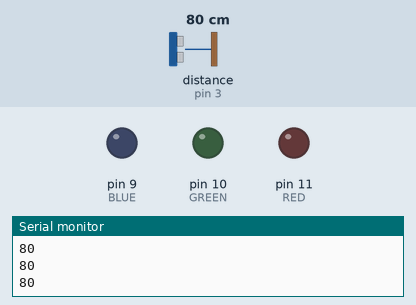
Simulated run of this sketch. Board: Arduino Uno, built with avr-gcc and run on an emulated ATmega328P. Parts: output pins drawn as LEDs (lit = HIGH), the last lines printed to the serial monitor. Wiring (inferred from the names in the program): ultrasonic range finder: trigger pin 2; echo pin 3. Inputs (shaded band) come from the test bench; at power-on: distance to the obstacle (sensor on pin 3) 80 cm. The echo pulse lasts 58.3 µs per cm; pins used as bus, display or sensor lines are not drawn.

Above: at 1.2 s.
1.3 s: distance to the obstacle (sensor on pin 3) set to 32 cm
2.8 s: distance to the obstacle (sensor on pin 3) set to 26 cm
At 4.0 s:
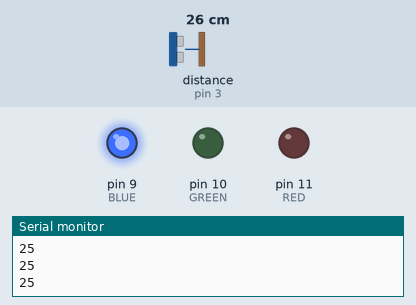
4.3 s: distance to the obstacle (sensor on pin 3) set to 2 cm
At 5.3 s:
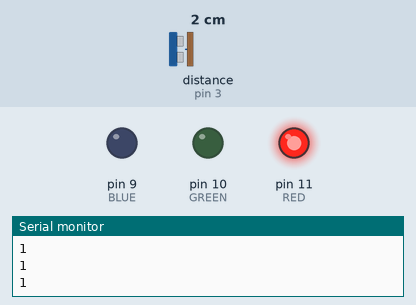
5.8 s: distance to the obstacle (sensor on pin 3) set to 9 cm
7.3 s: distance to the obstacle (sensor on pin 3) set to 12 cm
At 8.5 s:
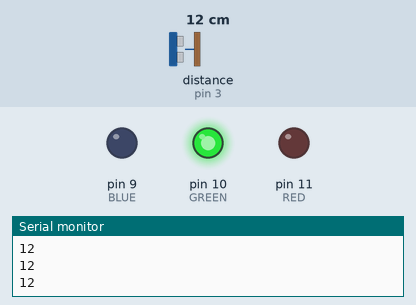
8.8 s: distance to the obstacle (sensor on pin 3) set to 4 cm
At 9.4 s:
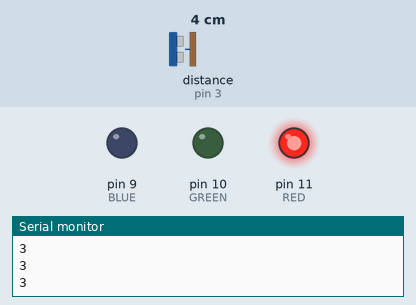
Timing chart, 0 to 11.3 s (numbered marks = the images above; inputs shaded):
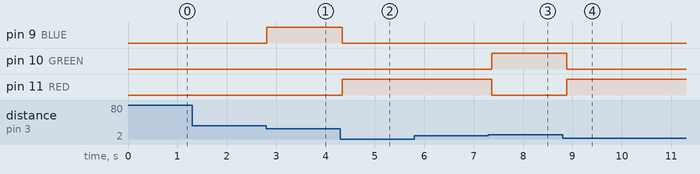

The sketch:

hc_sr04.ino
```cpp
#define TRIG 2
#define ECHO 3
#define RED 11
#define GREEN 10
#define BLUE 9

void setup() {
  // put your setup code here, to run once:
  pinMode(TRIG, OUTPUT);
  pinMode(ECHO, INPUT);
   Serial.begin(9600);
}

void loop() {

  digitalWrite(TRIG, LOW);
  delayMicroseconds(2);
  digitalWrite(TRIG, HIGH);
  delayMicroseconds(10);
  digitalWrite(TRIG, LOW);

  long distance = pulseIn(ECHO, HIGH)/58.2;


  //Serial.println(pulseIn(ECHO, HIGH));
  Serial.println(distance);

  //Serial.print(distance);
  //Serial.print("\n");


  analogWrite(RED,0);
  analogWrite(GREEN, 0);
  analogWrite(BLUE, 0);

  if(distance <10){
    analogWrite(RED, 255);
  }else if(distance <20){
    analogWrite(GREEN, 255);
  }else if(distance <30){
    analogWrite(BLUE, 255);
  }
  delay(100);
}
```

Measured:
- the behaviour switches between 30 and 29 cm on distance to the obstacle (sensor on pin 3) (found by bisection; images 0 and 1)
- the behaviour switches between 10 and 11 cm on distance to the obstacle (sensor on pin 3) (found by bisection; images 2 and 3)
- after the input at 2.8 s, pin 9 (BLUE): LOW → HIGH at once
- after the input at 4.3 s, pin 9 (BLUE): HIGH → LOW at once; pin 11 (RED): LOW → HIGH at once
- after the input at 7.3 s, pin 10 (GREEN): LOW → HIGH after 0.07 s; pin 11 (RED): HIGH → LOW after 0.07 s
- after the input at 8.8 s, pin 10 (GREEN): HIGH → LOW after 0.09 s; pin 11 (RED): LOW → HIGH after 0.09 s
